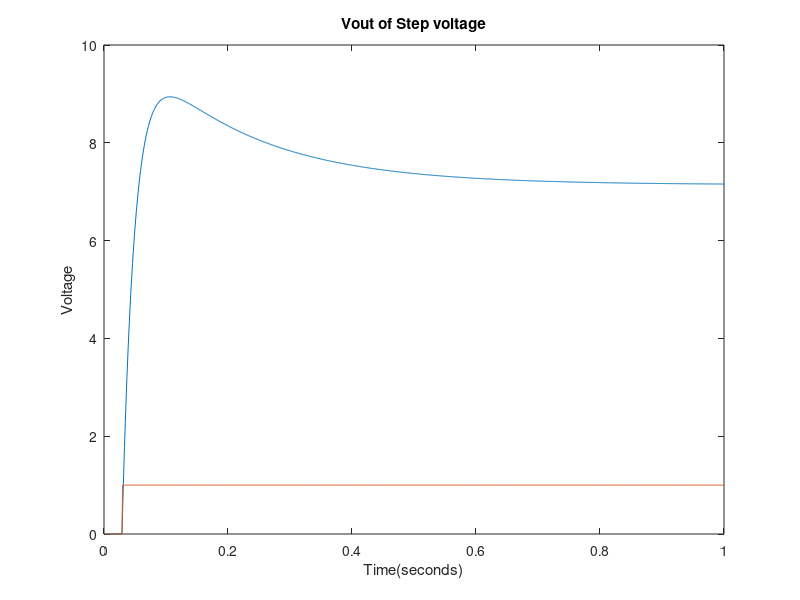
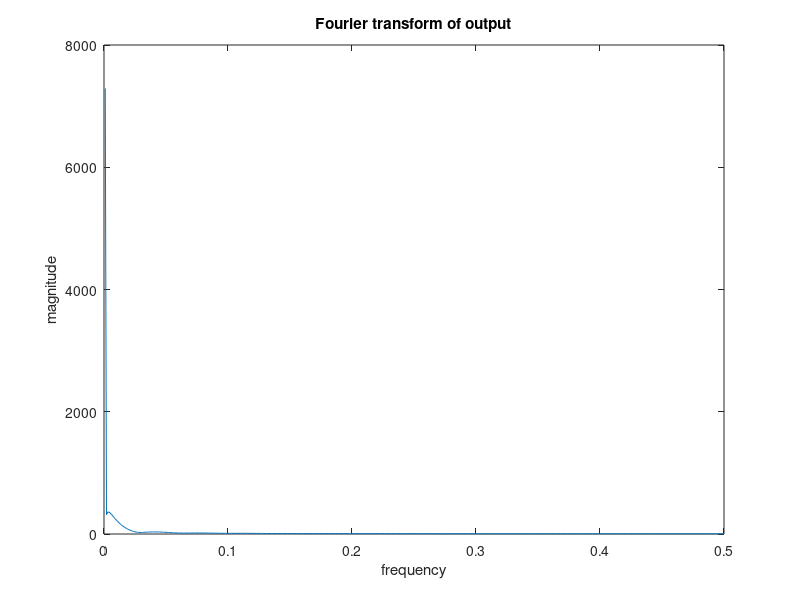
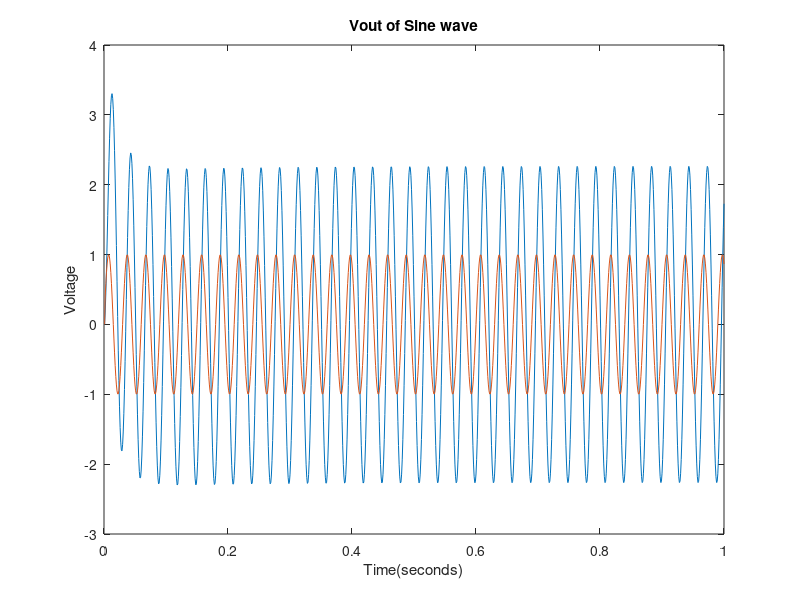
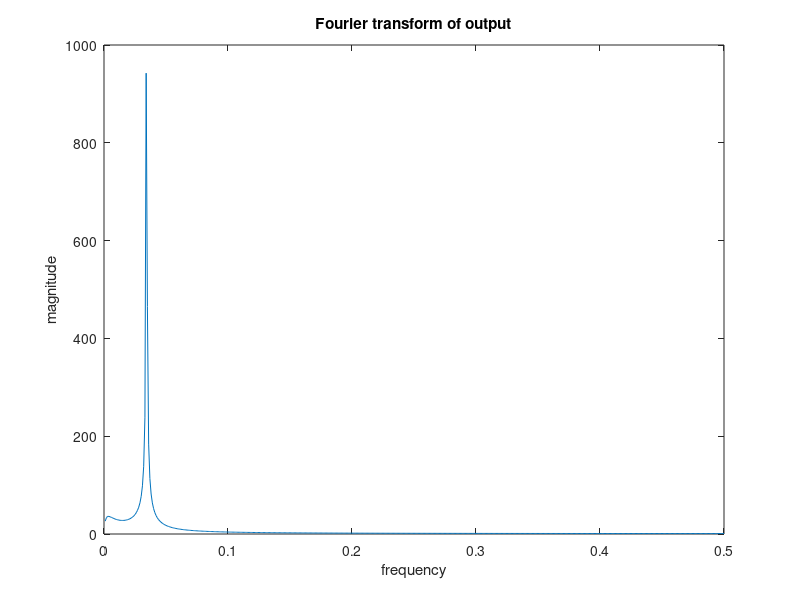

Recreate these plots in MATLAB, in order.
% disp('2.(a) Represents a low pass circuit with amplifier. During DC conditions, the', ...
%      'capacitor will block current however the resistors will let it', ...
%      'pass freely. The inductor will also let it pass freely.', ...
%      'However, once the current begins to alternate, the inductor', ...
%      'will begin to resist the current and the capacitor will begin',...
%      'to conduct. This will cause parralel resistance and further',...
%      'the resistance of the circuit')
%  
%  disp('2.(b) I would expects a pass band during the low frequencies',...
%       ' and a 2nd order drop off at its respective frequency')

clear all

runTime = 1; %given in seconds
timecuts = 1000;
dt =runTime/timecuts;

R1=1;
C1=0.25;
R2=2;
L1=0.2;
R3=10;
a=100;
R4=0.1;
Ro=1000;


%    V1    V2     V3          V5       IL3
% G = [-1/R1, 0,     0,          0,      0; ...%N1
%      1/R1 , -1/R2, 0,          0,      0; ...%N2
%      0,     0,     -1/R3,      0,      0; ...%N3
%      0,     0,     -a/(R3*R4), -1/R4,  0; ...%N4
     

C = [  0, 0,   0, 0, 0, 0, 0; ...
     -C1,C1,   0, 0, 0, 0, 0; ...
       0, 0, -L1, 0, 0, 0, 0; ...
       0, 0,   0, 0, 0, 0, 0; ...
       0, 0,   0, 0, 0, 0, 0; ...
       0, 0,   0, 0, 0, 0, 0; ...
       0, 0,   0, 0, 0, 0, 0];
   
G = [     1,             0,  0,    0,  0,     0,            0; ...
      -1/R1, (1/R2 + 1/R1), -1,    0,  0,     0,            0; ...
          0,             1,  0,   -1,  0,     0,            0; ...
          0,             0, -1, 1/R3,  0,     0,            0; ...
          0,             0,  0,    0, -a,     1,            0; ...
          0,             0,  0, 1/R3, -1,     0,            0; ...
          0,             0,  0,    0,  0, -1/R4, (1/R4 +1/Ro)];
   
      
%Time Stepping function
V1 = 0;      
F = zeros(7,1);
%Flist = [V1; 0; 0; 0; 0; 0; 0];
Flist = zeros(7,1,timecuts);
Flist(1,1,30:timecuts) = 1;
Vlist = zeros(7,1,timecuts);

for count  = 2:1:timecuts
    A = C/dt +G;
    
    Vlist(:,:,count) = A\(C*Vlist(:,:,count-1)/dt +Flist(:,:,count));
end
      
V1list(1,:) = Vlist(1,1,:);
V2list(1,:) = Vlist(2,1,:);
ILlist(1,:) = Vlist(3,1,:);
I3list(1,:) = Vlist(4,1,:);
V4list(1,:) = Vlist(5,1,:);
Volist(1,:) = Vlist(7,1,:);


figure(1)
plot((1:timecuts).*dt,Volist(1,:))
xlabel('Time(seconds)')
ylabel('Voltage')
title('Vout of Step voltage')
hold on
plot((1:timecuts).*dt,V1list(1,:))
hold off

figure(2)
g = abs(fft(Volist(1,:)));
g = g(1:(length(g)/2));
plot((1:length(g))/timecuts,g)
xlabel('frequency')
ylabel('magnitude')
title('Fourier transform of output')
      
%Sine function
f = 1/0.03;
Flist = zeros(7,1,timecuts);
for count = 1:1:timecuts
    Flist(1,1,count) = sin(2*pi*f*count*dt);
end
Vlist = zeros(7,1,timecuts);

for count  = 2:1:timecuts
    A = C/dt +G;
    
    Vlist(:,:,count) = A\(C*Vlist(:,:,count-1)/dt +Flist(:,:,count));
end
      
V1list(1,:) = Vlist(1,1,:);
V2list(1,:) = Vlist(2,1,:);
ILlist(1,:) = Vlist(3,1,:);
I3list(1,:) = Vlist(4,1,:);
V4list(1,:) = Vlist(5,1,:);
Volist(1,:) = Vlist(7,1,:);



figure(3)
plot((1:timecuts).*dt,Volist(1,:))
xlabel('Time(seconds)')
ylabel('Voltage')
title('Vout of Sine wave')
hold on
plot((1:timecuts).*dt,V1list(1,:))
hold off

figure(4)
g = abs(fft(Volist(1,:)));
g = g(1:(length(g)/2));
plot((1:length(g))/timecuts,g)
xlabel('frequency')
ylabel('magnitude')
title('Fourier transform of output')

%Gaussian pulse
%Vgauss = exp(-1/2*((k/ts-0.06)/(0.03))^2)
mag = 1;
dev = 0.03;
delay = 0.06;
Flist = zeros(7,1,timecuts);
for count = 1:1:timecuts
    Flist(1,1,count) = exp(-((count*dt-0.06)/0.03)^2);
end
Vlist = zeros(7,1,timecuts);

for count  = 2:1:timecuts
    A = C/dt +G;
    
    Vlist(:,:,count) = A\(C*Vlist(:,:,count-1)/dt +Flist(:,:,count));
end
      
V1list(1,:) = Vlist(1,1,:);
V2list(1,:) = Vlist(2,1,:);
ILlist(1,:) = Vlist(3,1,:);
I3list(1,:) = Vlist(4,1,:);
V4list(1,:) = Vlist(5,1,:);
Volist(1,:) = Vlist(7,1,:);



figure(5)
plot((1:timecuts).*dt,Volist(1,:))
xlabel('Time(seconds)')
ylabel('Voltage')
title('Vout of Gaussian Pulse')
hold on
plot((1:timecuts).*dt,V1list(1,:))
hold off

figure(6)
g = abs(fft(Volist(1,:)));
g = g(1:(length(g)/2));
plot((1:length(g))/timecuts,g)
xlabel('frequency')
ylabel('magnitude')
title('Fourier transform of output')

disp('changing the time step to be larger, makes a more inaccurate model')


      
      
      
      
      
      